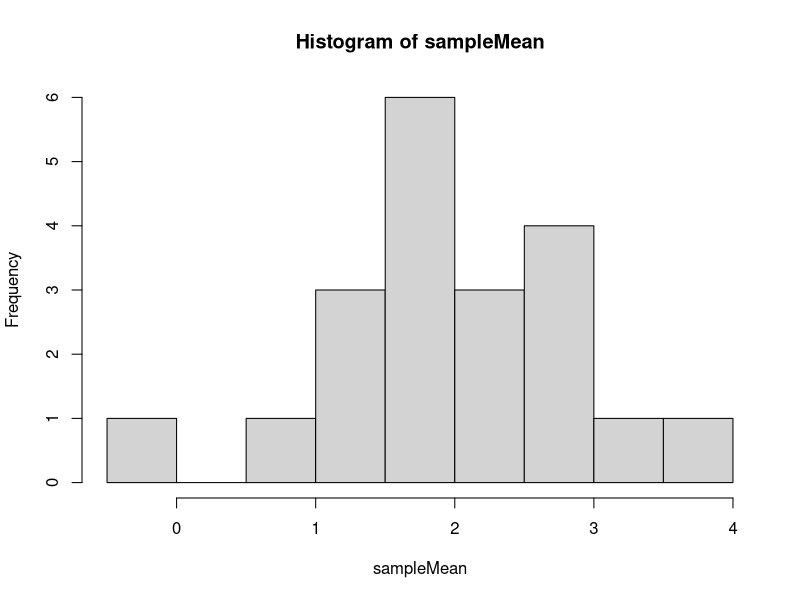
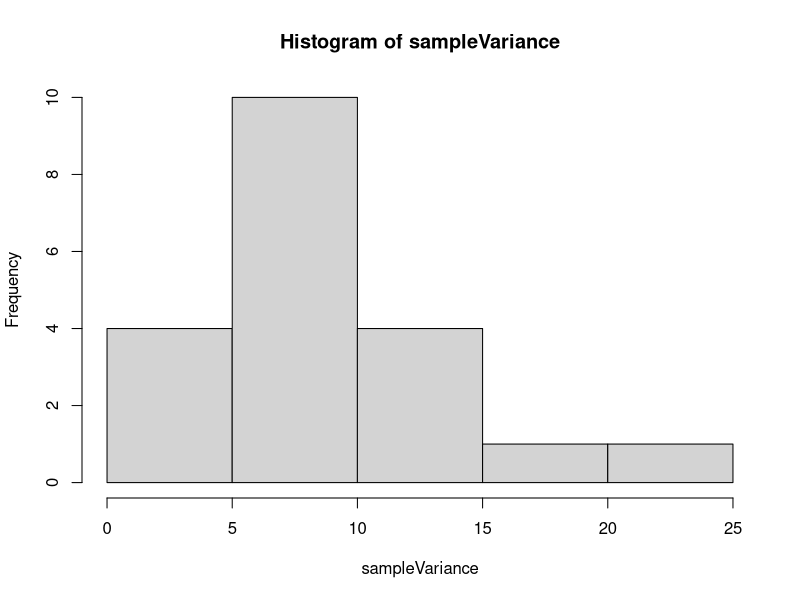

The R script that drew these images, in order:
## ---- chunk 1
knitr::opts_chunk$set(
    echo = TRUE,
    message = FALSE,
    warning = FALSE
)
library("tidyverse")
## ---- chunk 2
normalData<-rnorm(100, mean = 2.5, sd = sqrt(10))
baggedData<-matrix(nrow = 20,ncol = 10)
for(i in 1:20)
{
  baggedData[i,]<-sample(normalData,10,replace = TRUE)
}

sampleMean<-apply(baggedData,1,mean)
sampleVariance<-(apply(baggedData,1,var))
hist(sampleMean)
hist(sampleVariance)
samMean<-mean(sampleMean)
samVariance<-mean(sampleVariance)
## ---- chunk 3

